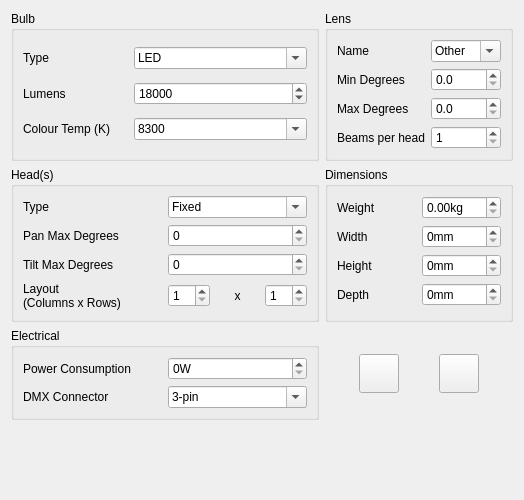
<?xml version="1.0" encoding="UTF-8"?>
<ui version="4.0">
 <author>Massimo Callegari</author>
 <comment>
  Q Light Controller Plus
  editphysical.ui

  Copyright (c) 2015 Massimo Callegari

  Licensed under the Apache License, Version 2.0 (the &quot;License&quot;);
  you may not use this file except in compliance with the License.
  You may obtain a copy of the License at

      http://www.apache.org/licenses/LICENSE-2.0.txt

  Unless required by applicable law or agreed to in writing, software
  distributed under the License is distributed on an &quot;AS IS&quot; BASIS,
  WITHOUT WARRANTIES OR CONDITIONS OF ANY KIND, either express or implied.
  See the License for the specific language governing permissions and
  limitations under the License.
 </comment>
 <class>EditPhysical</class>
 <widget class="QWidget" name="EditPhysical">
  <property name="geometry">
   <rect>
    <x>0</x>
    <y>0</y>
    <width>524</width>
    <height>500</height>
   </rect>
  </property>
  <property name="windowTitle">
   <string notr="true">Edit physical</string>
  </property>
  <layout class="QGridLayout" name="gridLayout_14">
   <item row="1" column="0">
    <widget class="QGroupBox" name="groupBox_7">
     <property name="title">
      <string>Head(s)</string>
     </property>
     <layout class="QGridLayout" name="gridLayout_10">
      <item row="0" column="0">
       <widget class="QLabel" name="m_focusTypeLabel">
        <property name="text">
         <string>Type</string>
        </property>
       </widget>
      </item>
      <item row="0" column="1">
       <widget class="QComboBox" name="m_focusTypeCombo">
        <property name="editable">
         <bool>true</bool>
        </property>
        <item>
         <property name="text">
          <string notr="true">Fixed</string>
         </property>
        </item>
        <item>
         <property name="text">
          <string notr="true">Head</string>
         </property>
        </item>
        <item>
         <property name="text">
          <string notr="true">Mirror</string>
         </property>
        </item>
        <item>
         <property name="text">
          <string notr="true">Barrel</string>
         </property>
        </item>
       </widget>
      </item>
      <item row="1" column="0">
       <widget class="QLabel" name="m_panMaxLabel">
        <property name="text">
         <string>Pan Max Degrees</string>
        </property>
       </widget>
      </item>
      <item row="1" column="1">
       <widget class="QSpinBox" name="m_panMaxSpin">
        <property name="accelerated">
         <bool>true</bool>
        </property>
        <property name="maximum">
         <number>999</number>
        </property>
       </widget>
      </item>
      <item row="2" column="0">
       <widget class="QLabel" name="m_tiltMaxLabel">
        <property name="text">
         <string>Tilt Max Degrees</string>
        </property>
       </widget>
      </item>
      <item row="2" column="1">
       <widget class="QSpinBox" name="m_tiltMaxSpin">
        <property name="accelerated">
         <bool>true</bool>
        </property>
        <property name="maximum">
         <number>999</number>
        </property>
       </widget>
      </item>
      <item row="3" column="0">
       <widget class="QLabel" name="label">
        <property name="text">
         <string>Layout
(Columns x Rows)</string>
        </property>
       </widget>
      </item>
      <item row="3" column="1">
       <layout class="QHBoxLayout" name="horizontalLayout_2">
        <item>
         <widget class="QSpinBox" name="m_layoutColsSpin">
          <property name="minimum">
           <number>1</number>
          </property>
         </widget>
        </item>
        <item>
         <widget class="QLabel" name="label_2">
          <property name="sizePolicy">
           <sizepolicy hsizetype="Minimum" vsizetype="Preferred">
            <horstretch>0</horstretch>
            <verstretch>0</verstretch>
           </sizepolicy>
          </property>
          <property name="text">
           <string notr="true">x</string>
          </property>
          <property name="alignment">
           <set>Qt::AlignCenter</set>
          </property>
         </widget>
        </item>
        <item>
         <widget class="QSpinBox" name="m_layoutRowsSpin">
          <property name="minimum">
           <number>1</number>
          </property>
         </widget>
        </item>
       </layout>
      </item>
     </layout>
    </widget>
   </item>
   <item row="4" column="0">
    <widget class="QGroupBox" name="groupBox_6">
     <property name="title">
      <string>Electrical</string>
     </property>
     <layout class="QGridLayout" name="gridLayout_7">
      <item row="0" column="0">
       <widget class="QLabel" name="m_powerConsumptionLabel">
        <property name="text">
         <string>Power Consumption</string>
        </property>
       </widget>
      </item>
      <item row="0" column="1">
       <widget class="QSpinBox" name="m_powerConsumptionSpin">
        <property name="accelerated">
         <bool>true</bool>
        </property>
        <property name="suffix">
         <string>W</string>
        </property>
        <property name="maximum">
         <number>99999</number>
        </property>
       </widget>
      </item>
      <item row="1" column="0">
       <widget class="QLabel" name="m_dmxConnectorLabel">
        <property name="text">
         <string>DMX Connector</string>
        </property>
       </widget>
      </item>
      <item row="1" column="1">
       <widget class="QComboBox" name="m_dmxConnectorCombo">
        <property name="editable">
         <bool>true</bool>
        </property>
        <property name="currentIndex">
         <number>0</number>
        </property>
        <item>
         <property name="text">
          <string notr="true">3-pin</string>
         </property>
        </item>
        <item>
         <property name="text">
          <string notr="true">5-pin</string>
         </property>
        </item>
        <item>
         <property name="text">
          <string notr="true">3-pin and 5-pin</string>
         </property>
        </item>
        <item>
         <property name="text">
          <string notr="true">3-pin IP65</string>
         </property>
        </item>
        <item>
         <property name="text">
          <string notr="true">5-pin IP65</string>
         </property>
        </item>
        <item>
         <property name="text">
          <string notr="true">3.5 mm stereo jack</string>
         </property>
        </item>
        <item>
         <property name="text">
          <string notr="true">Other</string>
         </property>
        </item>
       </widget>
      </item>
     </layout>
    </widget>
   </item>
   <item row="4" column="1">
    <layout class="QHBoxLayout" name="horizontalLayout">
     <item>
      <widget class="QToolButton" name="copyClipboardButton">
       <property name="toolTip">
        <string>Copy physical information to clipboard</string>
       </property>
       <property name="icon">
        <iconset resource="../ui/src/qlcui.qrc">
         <normaloff>:/editcopy.png</normaloff>:/editcopy.png</iconset>
       </property>
       <property name="iconSize">
        <size>
         <width>32</width>
         <height>32</height>
        </size>
       </property>
      </widget>
     </item>
     <item>
      <widget class="QToolButton" name="pasteClipboardButton">
       <property name="toolTip">
        <string>Paste physical information from clipboard</string>
       </property>
       <property name="icon">
        <iconset resource="../ui/src/qlcui.qrc">
         <normaloff>:/editpaste.png</normaloff>:/editpaste.png</iconset>
       </property>
       <property name="iconSize">
        <size>
         <width>32</width>
         <height>32</height>
        </size>
       </property>
      </widget>
     </item>
    </layout>
   </item>
   <item row="0" column="0">
    <widget class="QGroupBox" name="groupBox_10">
     <property name="title">
      <string>Bulb</string>
     </property>
     <layout class="QGridLayout" name="gridLayout_13">
      <item row="0" column="0">
       <widget class="QLabel" name="m_bulbTypeLabel">
        <property name="text">
         <string>Type</string>
        </property>
       </widget>
      </item>
      <item row="0" column="2">
       <widget class="QComboBox" name="m_bulbTypeCombo">
        <property name="editable">
         <bool>true</bool>
        </property>
        <property name="currentIndex">
         <number>34</number>
        </property>
        <item>
         <property name="text">
          <string notr="true">CDM 70W</string>
         </property>
        </item>
        <item>
         <property name="text">
          <string notr="true">CDM 150W</string>
         </property>
        </item>
        <item>
         <property name="text">
          <string notr="true">CP29 5000W</string>
         </property>
        </item>
        <item>
         <property name="text">
          <string notr="true">CP41 2000W</string>
         </property>
        </item>
        <item>
         <property name="text">
          <string notr="true">CP60 1000W</string>
         </property>
        </item>
        <item>
         <property name="text">
          <string notr="true">CP61 1000W</string>
         </property>
        </item>
        <item>
         <property name="text">
          <string notr="true">CP62 1000W</string>
         </property>
        </item>
        <item>
         <property name="text">
          <string notr="true">CP86 500W</string>
         </property>
        </item>
        <item>
         <property name="text">
          <string notr="true">CP87 500W</string>
         </property>
        </item>
        <item>
         <property name="text">
          <string notr="true">CP88 500W</string>
         </property>
        </item>
        <item>
         <property name="text">
          <string notr="true">EFP 100W</string>
         </property>
        </item>
        <item>
         <property name="text">
          <string notr="true">EFP 150W</string>
         </property>
        </item>
        <item>
         <property name="text">
          <string notr="true">EFR 100W</string>
         </property>
        </item>
        <item>
         <property name="text">
          <string notr="true">EFR 150W</string>
         </property>
        </item>
        <item>
         <property name="text">
          <string notr="true">ELC 250W</string>
         </property>
        </item>
        <item>
         <property name="text">
          <string notr="true">HMI 150W</string>
         </property>
        </item>
        <item>
         <property name="text">
          <string notr="true">HMI 250W</string>
         </property>
        </item>
        <item>
         <property name="text">
          <string notr="true">HMI 400W</string>
         </property>
        </item>
        <item>
         <property name="text">
          <string notr="true">HMI 575W</string>
         </property>
        </item>
        <item>
         <property name="text">
          <string notr="true">HMI 700W</string>
         </property>
        </item>
        <item>
         <property name="text">
          <string notr="true">HMI 1200W</string>
         </property>
        </item>
        <item>
         <property name="text">
          <string notr="true">HMI 4000W</string>
         </property>
        </item>
        <item>
         <property name="text">
          <string notr="true">HSD 150W</string>
         </property>
        </item>
        <item>
         <property name="text">
          <string notr="true">HSD 200W</string>
         </property>
        </item>
        <item>
         <property name="text">
          <string notr="true">HSD 250W</string>
         </property>
        </item>
        <item>
         <property name="text">
          <string notr="true">HSD 575W</string>
         </property>
        </item>
        <item>
         <property name="text">
          <string notr="true">HTI 150W</string>
         </property>
        </item>
        <item>
         <property name="text">
          <string notr="true">HTI 250W</string>
         </property>
        </item>
        <item>
         <property name="text">
          <string notr="true">HTI 300W</string>
         </property>
        </item>
        <item>
         <property name="text">
          <string notr="true">HTI 400W</string>
         </property>
        </item>
        <item>
         <property name="text">
          <string notr="true">HTI 575W</string>
         </property>
        </item>
        <item>
         <property name="text">
          <string notr="true">HTI 700W</string>
         </property>
        </item>
        <item>
         <property name="text">
          <string notr="true">HTI 1200W</string>
         </property>
        </item>
        <item>
         <property name="text">
          <string notr="true">HTI 2500W</string>
         </property>
        </item>
        <item>
         <property name="text">
          <string notr="true">LED</string>
         </property>
        </item>
        <item>
         <property name="text">
          <string notr="true">MSD 200W</string>
         </property>
        </item>
        <item>
         <property name="text">
          <string notr="true">MSD 250W</string>
         </property>
        </item>
        <item>
         <property name="text">
          <string notr="true">MSD 275W</string>
         </property>
        </item>
        <item>
         <property name="text">
          <string notr="true">MSD Platinum 15 R 300W</string>
         </property>
        </item>
        <item>
         <property name="text">
          <string notr="true">MSD 575W</string>
         </property>
        </item>
        <item>
         <property name="text">
          <string notr="true">MSR 575W</string>
         </property>
        </item>
        <item>
         <property name="text">
          <string notr="true">MSR 700W</string>
         </property>
        </item>
        <item>
         <property name="text">
          <string notr="true">MSR 1200W</string>
         </property>
        </item>
       </widget>
      </item>
      <item row="1" column="0">
       <widget class="QLabel" name="m_bulbLumensLabel">
        <property name="text">
         <string>Lumens</string>
        </property>
       </widget>
      </item>
      <item row="1" column="2">
       <widget class="QSpinBox" name="m_bulbLumensSpin">
        <property name="accelerated">
         <bool>true</bool>
        </property>
        <property name="maximum">
         <number>999999</number>
        </property>
        <property name="value">
         <number>18000</number>
        </property>
       </widget>
      </item>
      <item row="2" column="0">
       <widget class="QLabel" name="m_bulbTempLabel">
        <property name="text">
         <string>Colour Temp (K)</string>
        </property>
       </widget>
      </item>
      <item row="2" column="2">
       <widget class="QComboBox" name="m_bulbTempCombo">
        <property name="editable">
         <bool>true</bool>
        </property>
        <property name="currentIndex">
         <number>12</number>
        </property>
        <item>
         <property name="text">
          <string notr="true">2000</string>
         </property>
        </item>
        <item>
         <property name="text">
          <string notr="true">2800</string>
         </property>
        </item>
        <item>
         <property name="text">
          <string notr="true">3200</string>
         </property>
        </item>
        <item>
         <property name="text">
          <string notr="true">4000</string>
         </property>
        </item>
        <item>
         <property name="text">
          <string notr="true">4500</string>
         </property>
        </item>
        <item>
         <property name="text">
          <string notr="true">5000</string>
         </property>
        </item>
        <item>
         <property name="text">
          <string notr="true">5500</string>
         </property>
        </item>
        <item>
         <property name="text">
          <string notr="true">6000</string>
         </property>
        </item>
        <item>
         <property name="text">
          <string notr="true">6500</string>
         </property>
        </item>
        <item>
         <property name="text">
          <string notr="true">7000</string>
         </property>
        </item>
        <item>
         <property name="text">
          <string notr="true">7200</string>
         </property>
        </item>
        <item>
         <property name="text">
          <string notr="true">8000</string>
         </property>
        </item>
        <item>
         <property name="text">
          <string notr="true">8300</string>
         </property>
        </item>
        <item>
         <property name="text">
          <string notr="true">9000</string>
         </property>
        </item>
        <item>
         <property name="text">
          <string notr="true">9300</string>
         </property>
        </item>
       </widget>
      </item>
     </layout>
    </widget>
   </item>
   <item row="0" column="1">
    <widget class="QGroupBox" name="groupBox_8">
     <property name="title">
      <string>Lens</string>
     </property>
     <layout class="QGridLayout" name="gridLayout_11">
      <item row="0" column="0">
       <widget class="QLabel" name="m_lensNameLabel">
        <property name="text">
         <string>Name</string>
        </property>
       </widget>
      </item>
      <item row="0" column="1">
       <widget class="QComboBox" name="m_lensNameCombo">
        <property name="editable">
         <bool>true</bool>
        </property>
        <item>
         <property name="text">
          <string notr="true">Other</string>
         </property>
        </item>
        <item>
         <property name="text">
          <string notr="true">PC</string>
         </property>
        </item>
        <item>
         <property name="text">
          <string notr="true">Fresnel</string>
         </property>
        </item>
       </widget>
      </item>
      <item row="1" column="0">
       <widget class="QLabel" name="m_lensDegreesMinLabel">
        <property name="text">
         <string>Min Degrees</string>
        </property>
       </widget>
      </item>
      <item row="2" column="0">
       <widget class="QLabel" name="m_lensDegreesMaxLabel">
        <property name="text">
         <string>Max Degrees</string>
        </property>
       </widget>
      </item>
      <item row="2" column="1">
       <widget class="QDoubleSpinBox" name="m_lensDegreesMaxSpin">
        <property name="accelerated">
         <bool>true</bool>
        </property>
        <property name="decimals">
         <number>1</number>
        </property>
        <property name="maximum">
         <double>360.000000000000000</double>
        </property>
       </widget>
      </item>
      <item row="1" column="1">
       <widget class="QDoubleSpinBox" name="m_lensDegreesMinSpin">
        <property name="accelerated">
         <bool>true</bool>
        </property>
        <property name="decimals">
         <number>1</number>
        </property>
        <property name="maximum">
         <double>360.000000000000000</double>
        </property>
       </widget>
      </item>
      <item row="3" column="0">
       <widget class="QLabel" name="m_lensBeamsPerHeadLabel">
        <property name="text">
         <string>Beams per head</string>
        </property>
       </widget>
      </item>
      <item row="3" column="1">
       <widget class="QSpinBox" name="m_lensBeamsPerHeadSpin">
        <property name="toolTip">
         <string>How many separate beams each head throws, e.g. 3 for an arm carrying three emitters that share one colour. Only changes how the fixture is drawn.</string>
        </property>
        <property name="minimum">
         <number>1</number>
        </property>
        <property name="maximum">
         <number>64</number>
        </property>
       </widget>
      </item>
     </layout>
    </widget>
   </item>
   <item row="1" column="1">
    <widget class="QGroupBox" name="groupBox_9">
     <property name="title">
      <string>Dimensions</string>
     </property>
     <layout class="QGridLayout" name="gridLayout_12">
      <item row="0" column="1">
       <widget class="QDoubleSpinBox" name="m_weightSpin">
        <property name="suffix">
         <string>kg</string>
        </property>
        <property name="maximum">
         <double>999.990000000000009</double>
        </property>
       </widget>
      </item>
      <item row="1" column="0">
       <widget class="QLabel" name="m_widthLabel">
        <property name="text">
         <string>Width</string>
        </property>
       </widget>
      </item>
      <item row="1" column="1">
       <widget class="QSpinBox" name="m_widthSpin">
        <property name="accelerated">
         <bool>true</bool>
        </property>
        <property name="suffix">
         <string>mm</string>
        </property>
        <property name="maximum">
         <number>9999</number>
        </property>
       </widget>
      </item>
      <item row="2" column="0">
       <widget class="QLabel" name="m_heightLabel">
        <property name="text">
         <string>Height</string>
        </property>
       </widget>
      </item>
      <item row="2" column="1">
       <widget class="QSpinBox" name="m_heightSpin">
        <property name="accelerated">
         <bool>true</bool>
        </property>
        <property name="suffix">
         <string>mm</string>
        </property>
        <property name="maximum">
         <number>9999</number>
        </property>
       </widget>
      </item>
      <item row="3" column="0">
       <widget class="QLabel" name="m_depthLabel">
        <property name="text">
         <string>Depth</string>
        </property>
       </widget>
      </item>
      <item row="3" column="1">
       <widget class="QSpinBox" name="m_depthSpin">
        <property name="accelerated">
         <bool>true</bool>
        </property>
        <property name="suffix">
         <string>mm</string>
        </property>
        <property name="maximum">
         <number>9999</number>
        </property>
       </widget>
      </item>
      <item row="0" column="0">
       <widget class="QLabel" name="m_weightLabel">
        <property name="text">
         <string>Weight</string>
        </property>
       </widget>
      </item>
     </layout>
    </widget>
   </item>
   <item row="5" column="0" colspan="2">
    <spacer name="verticalSpacer">
     <property name="orientation">
      <enum>Qt::Vertical</enum>
     </property>
     <property name="sizeHint" stdset="0">
      <size>
       <width>20</width>
       <height>40</height>
      </size>
     </property>
    </spacer>
   </item>
  </layout>
 </widget>
 <tabstops>
  <tabstop>m_bulbTypeCombo</tabstop>
  <tabstop>m_bulbLumensSpin</tabstop>
  <tabstop>m_bulbTempCombo</tabstop>
  <tabstop>m_weightSpin</tabstop>
  <tabstop>m_widthSpin</tabstop>
  <tabstop>m_heightSpin</tabstop>
  <tabstop>m_depthSpin</tabstop>
  <tabstop>m_lensNameCombo</tabstop>
  <tabstop>m_lensDegreesMinSpin</tabstop>
  <tabstop>m_lensDegreesMaxSpin</tabstop>
  <tabstop>m_lensBeamsPerHeadSpin</tabstop>
  <tabstop>m_focusTypeCombo</tabstop>
  <tabstop>m_panMaxSpin</tabstop>
  <tabstop>m_tiltMaxSpin</tabstop>
  <tabstop>m_powerConsumptionSpin</tabstop>
  <tabstop>m_dmxConnectorCombo</tabstop>
  <tabstop>copyClipboardButton</tabstop>
  <tabstop>pasteClipboardButton</tabstop>
 </tabstops>
 <resources>
  <include location="../ui/src/qlcui.qrc"/>
  <include location="../ui/src/qlcui.qrc"/>
 </resources>
 <connections/>
</ui>
